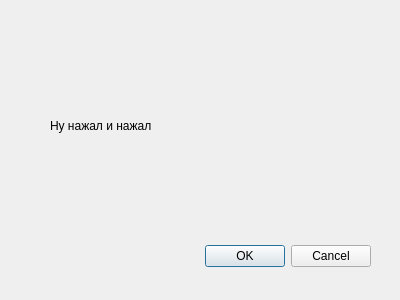
<?xml version="1.0" encoding="UTF-8"?>
<ui version="4.0">
 <class>Dialog</class>
 <widget class="QDialog" name="Dialog">
  <property name="geometry">
   <rect>
    <x>0</x>
    <y>0</y>
    <width>400</width>
    <height>300</height>
   </rect>
  </property>
  <property name="windowTitle">
   <string>Dialog</string>
  </property>
  <widget class="QDialogButtonBox" name="buttonBox">
   <property name="geometry">
    <rect>
     <x>30</x>
     <y>240</y>
     <width>341</width>
     <height>32</height>
    </rect>
   </property>
   <property name="orientation">
    <enum>Qt::Horizontal</enum>
   </property>
   <property name="standardButtons">
    <set>QDialogButtonBox::Cancel|QDialogButtonBox::Ok</set>
   </property>
  </widget>
  <widget class="QLabel" name="label">
   <property name="geometry">
    <rect>
     <x>50</x>
     <y>90</y>
     <width>131</width>
     <height>71</height>
    </rect>
   </property>
   <property name="lineWidth">
    <number>1</number>
   </property>
   <property name="text">
    <string>Ну нажал и нажал</string>
   </property>
  </widget>
  <widget class="QLabel" name="label_2">
   <property name="geometry">
    <rect>
     <x>220</x>
     <y>50</y>
     <width>151</width>
     <height>151</height>
    </rect>
   </property>
   <property name="text">
    <string/>
   </property>
   <property name="pixmap">
    <pixmap>classss.jpg</pixmap>
   </property>
   <property name="scaledContents">
    <bool>true</bool>
   </property>
   <property name="openExternalLinks">
    <bool>false</bool>
   </property>
  </widget>
 </widget>
 <resources/>
 <connections>
  <connection>
   <sender>buttonBox</sender>
   <signal>accepted()</signal>
   <receiver>Dialog</receiver>
   <slot>accept()</slot>
   <hints>
    <hint type="sourcelabel">
     <x>248</x>
     <y>254</y>
    </hint>
    <hint type="destinationlabel">
     <x>157</x>
     <y>274</y>
    </hint>
   </hints>
  </connection>
  <connection>
   <sender>buttonBox</sender>
   <signal>rejected()</signal>
   <receiver>Dialog</receiver>
   <slot>reject()</slot>
   <hints>
    <hint type="sourcelabel">
     <x>316</x>
     <y>260</y>
    </hint>
    <hint type="destinationlabel">
     <x>286</x>
     <y>274</y>
    </hint>
   </hints>
  </connection>
 </connections>
</ui>
